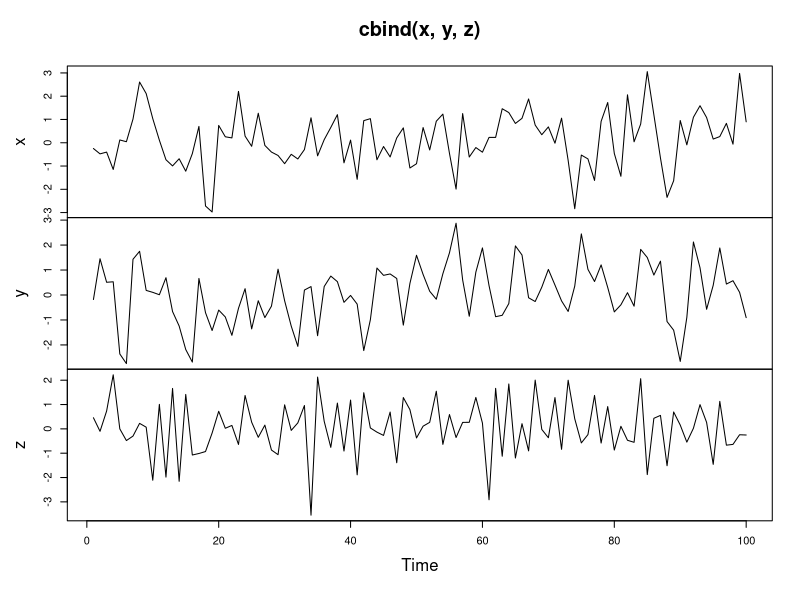
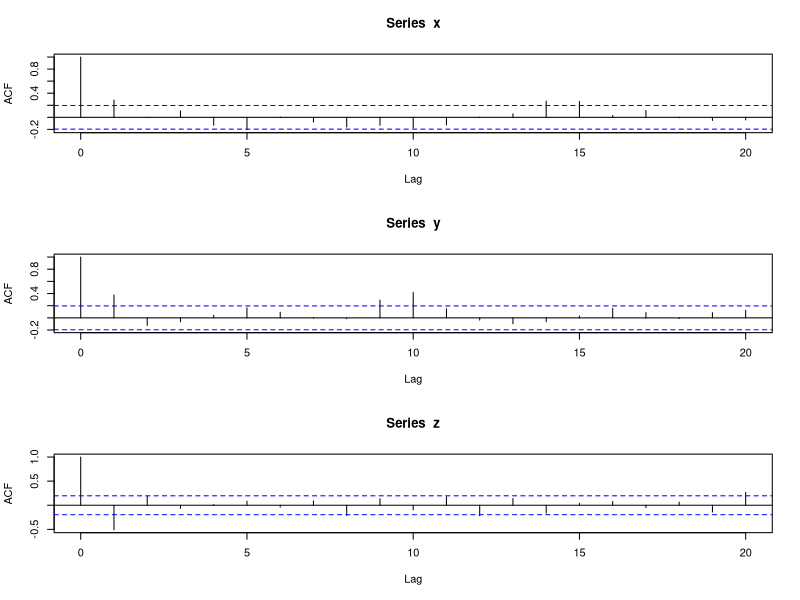

These figures' R source, in order: (Note: this script raises an error after producing the figures.)
## ---- chunk 1

## ---- chunk 2
x <- arima.sim(model = list(ma=0.5), n = 100)

y <- arima.sim(model=list(ma=0.9), n=100)

z <- arima.sim(model=list(ma=(-0.5)), n=100)

plot.ts(cbind(x, y, z))

par(mfrow=c(3,1))
acf(x)
acf(y)
acf(z)
## ---- chunk 3
data(Mishkin, package='Ecdat')

inflation <- as.ts(Mishkin[,1])
inflation_changes <- diff(inflation)
par(mfrow=c(2,1))
ts.plot(inflation)
ts.plot(inflation_changes)

## ---- chunk 4
par(mfrow=c(1,2))
ts.plot(inflation_changes)
acf(inflation_changes,lag.max=24)
## ---- chunk 5
MA_inflation_changes = arima(inflation_changes, order=c(0, 0, 1))
print(MA_inflation_changes)
## ---- chunk 6
ts.plot(inflation_changes)
MA_inflation_changes_fitted = inflation_changes - residuals(MA_inflation_changes)
points(MA_inflation_changes_fitted, type='l', col='red', lty=2)
## ---- chunk 7
predict(MA_inflation_changes)

predict(MA_inflation_changes, n.ahead = 6)
## ---- chunk 8
MA <- arima(Nile, order = c(0, 0, 1))
print(MA)

ts.plot(Nile)
MA_fit <- Nile - resid(MA)
points(MA_fit, type = "l", col = 2, lty = 2)
